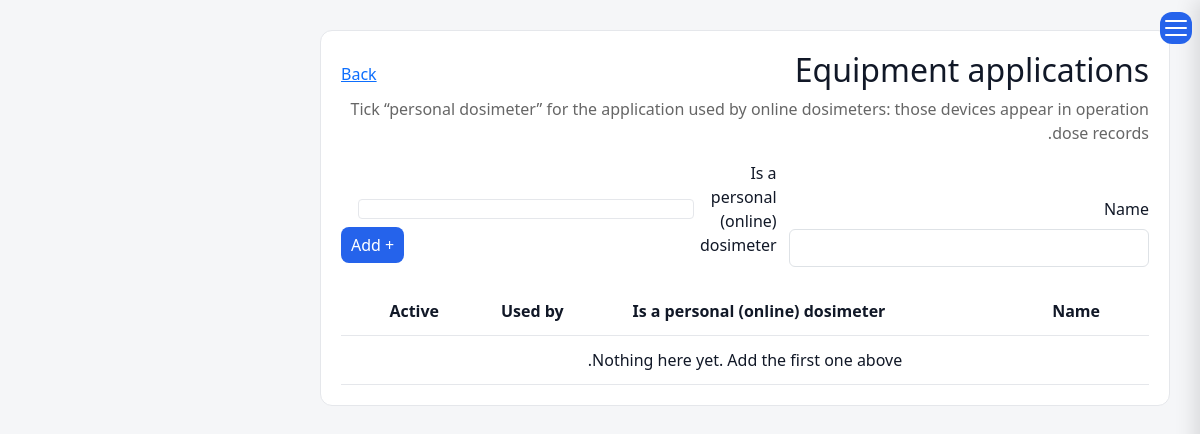
Before: /operation-control/equipment/applications/ (signed in) with the older database file.
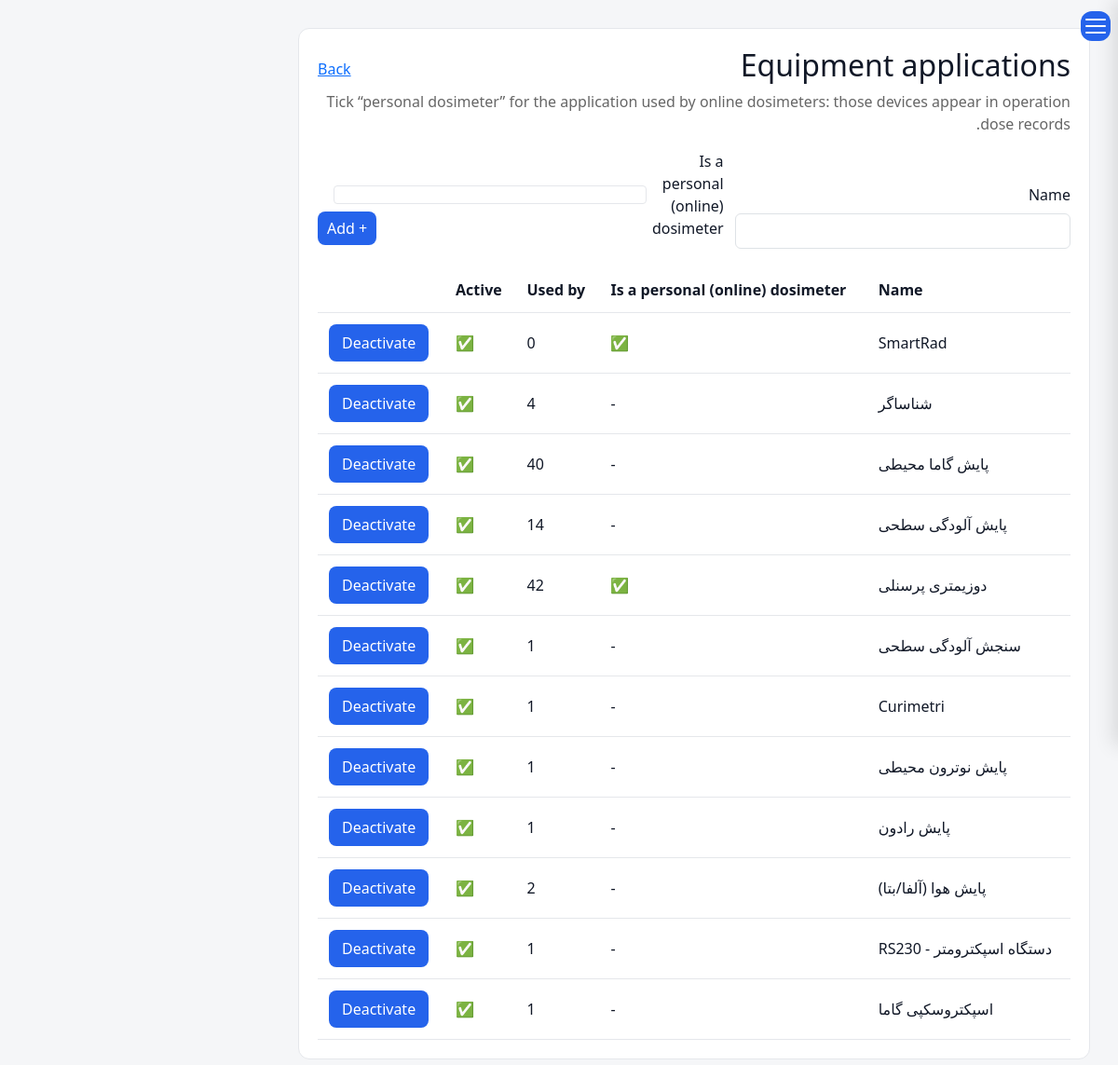
After: the same page with the newer database file.
### operation_control/models.py (models this page shows, shortened)
class Lookup(models.Model):
    name = models.CharField(_("Name"), max_length=150, unique=True)
    is_active = models.BooleanField(_("Active"), default=True)
    sort_order = models.PositiveSmallIntegerField(_("Sort order"), default=0)
    class Meta:
        abstract = True
        ordering = ["sort_order", "name"]

class EquipmentApplication(Lookup):
    is_personal_dosimetry = models.BooleanField(
        _("Is a personal (online) dosimeter"), default=False,
        help_text=_("Devices with this application can be picked in online dose records."),
    )
    class Meta(Lookup.Meta):
        verbose_name = _("Equipment application")
        verbose_name_plural = _("Equipment applications")

### operation_control/views_lookups.py (the view, shortened to what this page needs)
# urls.py: path("equipment/applications/", lk.lookup_list, {"kind": "applications"}, name="oc_application_list"),
@login_required
def lookup_list(request, kind):
    model, title, help_text, extra, usage, back = LOOKUPS[kind]
    fields = ["name"] + ([extra] if extra else [])
    Form = forms.modelform_factory(model, fields=fields)
    form = Form(request.POST or None)
    _bootstrap(form.fields)
    rows = model.objects.annotate(n=Count(usage, distinct=True))
    return render(request, "operation_control/lookup_list.html", {
        "form": form, "rows": rows, "title": title, "help_text": help_text, "extra": extra,
        "extra_label": model._meta.get_field(extra).verbose_name if extra else "", "back": back})

### operation_control/forms.py (called while the page is built)
def _bootstrap(fields):
    for field in fields.values():
        existing = field.widget.attrs.get("class", "")
        if isinstance(field.widget, forms.CheckboxInput):
            if "form-check-input" not in existing:
                field.widget.attrs["class"] = f"{existing} form-check-input".strip()
        elif "form-control" not in existing and "form-select" not in existing:
            field.widget.attrs["class"] = f"{existing} form-control".strip()

### templates/operation_control/lookup_list.html (shortened to what this page needs)
{% extends "base.html" %}
{% load i18n %}
{% block content %}
<div class="content" style="max-width:850px;">
  <div style="display:flex; justify-content:space-between; align-items:center;">
    <h2>{{ title }}</h2>
    <a href="{% url back %}" class="btn-gray">{% trans "Back" %}</a>
  </div>
  <p style="color:#666;">{{ help_text }}</p>
  <form method="post" style="display:flex; gap:12px; align-items:flex-end; flex-wrap:wrap; margin-bottom:20px;">
    {% for field in form %}
      <div style="flex:1; min-width:200px;">
        {% if field.field.widget.input_type == "checkbox" %}
          <div class="form-check" style="padding-bottom:8px;">{{ field }} <label class="form-check-label">{{ field.label }}</label></div>
        {% else %}
          <label class="form-label">{{ field.label }}</label>{{ field }}
        {% endif %}
      </div>
    {% endfor %}
    <button type="submit" class="btn-blue" style="margin-bottom:4px;">+ {% trans "Add" %}</button>
  </form>
  <table>
    <thead><tr><th>{% trans "Name" %}</th>{% if extra %}<th>{{ extra_label }}</th>{% endif %}<th>{% trans "Used by" %}</th><th>{% trans "Active" %}</th><th></th></tr></thead>
    <tbody>
    {% for r in rows %}
      <tr>
        <td>{{ r.name }}</td>
        {% if extra %}<td>{% if extra == "is_personal_dosimetry" %}{% if r.is_personal_dosimetry %}✅{% else %}-{% endif %}{% else %}{{ r.location|default:"-" }}{% endif %}</td>{% endif %}
        <td>{% if kind == "applications" and r.n %}<a href="{% url 'oc_equipment_list' %}?key=application&value={{ r.pk }}">{{ r.n }} {% trans "device(s)" %}</a>{% else %}{{ r.n }}{% endif %}</td>
        <td>{% if r.is_active %}✅{% else %}⛔{% endif %}</td>
        <td>
          <form method="post" style="display:inline;">{% csrf_token %}
            <button type="submit" name="toggle" value="{{ r.pk }}" class="btn-gray">{% if r.is_active %}{% trans "Deactivate" %}{% else %}{% trans "Activate" %}{% endif %}</button>
          </form>
        </td>
      </tr>
    {% empty %}<tr><td colspan="5" class="text-center">{% trans "Nothing here yet. Add the first one above." %}</td></tr>{% endfor %}
    </tbody>
  </table>
</div>
{% endblock %}

### templates/base.html (shortened to what this page needs)
{% load static %}
{% load i18n %}
{% get_current_language as CURRENT_LANGUAGE %}
<!DOCTYPE html>
<html
    lang="{{ CURRENT_LANGUAGE }}"
    dir="{% if CURRENT_LANGUAGE == 'fa' %}rtl{% else %}ltr{% endif %}"
    class="{% if CURRENT_LANGUAGE == 'fa' %}rtl{% else %}ltr{% endif %}"
>
<head>
<link href="{% static 'css/bootstrap.min.css' %}" rel="stylesheet">
<link rel="stylesheet"
      href="{% static 'vendor/jalali-datepicker/jalali-datepicker.css' %}">
<link rel="stylesheet" href="{% static 'css/base.css' %}">
</head>
<body>
<button class="menu-btn" id="toggleSidebar">
    <span></span>
    <span></span>
    <span></span>
</button>
    {% load i18n %}
{% get_current_language as LANGUAGE_CODE %}
<main class="main" id="main">
    {% block content %}
    {% endblock %}
</main>
</body>
</html>

### static/css/base.css (style rules this page uses)
html[dir="rtl"] .form-check { display: flex; flex-direction: row-reverse; justify-content: flex-end; align-items: center; gap: 0.35rem; }
html[dir="rtl"] .form-check-input { float: none; margin: 0 !important; position: static; }
html[dir="rtl"] .form-check-label { margin: 0; }
* { margin:0; padding:0; box-sizing:border-box; }
html.rtl { font-family:Vazirmatn,sans-serif; }
:root { --bg: #f5f6f8; --card: #ffffff; --text: #111827; --muted: #6b7280; --border: #e5e7eb; --primary: #2563eb; --sidebar: #1f2937; --sidebar-text: #374151; }
body { background: var(--bg); color: var(--text); }
html.rtl .menu-btn { position: fixed; top: 12px; right: 8px; width: 32px; height: 32px; padding: 5px; border: none; border-radius: 12px; background: #2563eb; display: flex; flex-direction: column; justify-content: center; align-items: center; gap: 5px; cursor: pointer; z-index: 1200; transition: transform .25s ease, background .2s; }
.menu-btn span { width:22px; height:2px; background:white; border-radius:5px; transition:.25s; }
.main { padding:30px; text-align:start; }
.content { background: var(--card); padding: 20px; border-radius: 12px; border: 1px solid var(--border); }
th, td { padding: 12px; border-bottom: 1px solid var(--border); text-align: left; }
th { background: rgba(0,0,0,0.03); }
input:not(.form-control), select:not(.form-select), textarea:not(.form-control) { width: 100%; padding: 9px; margin-top: 5px; margin-bottom: 15px; border: 1px solid var(--border); border-radius: 8px; background: var(--card); color: var(--text); }
button { background: var(--primary); color: white; padding: 8px 14px; border: none; border-radius: 8px; cursor: pointer; }
table { width: max-content; min-width: 100%; border-collapse: collapse; }
.btn-blue { background: #2563eb; color: white; padding: 6px 10px; border-radius: 8px; text-decoration: none; }
table thead th { position: sticky; top: 0; background: var(--card); z-index: 10; }

Changed rows visible on the page:
added EquipmentApplication: name "SmartRad", n "0", {{ r.pk }} 1 (drawn)
added EquipmentApplication: name "شناساگر", n "4", {{ r.pk }} 2 (drawn)
added EquipmentApplication: name "پایش گاما محیطی", n "40", {{ r.pk }} 3 (drawn)
added EquipmentApplication: name "پایش آلودگی سطحی", n "14", {{ r.pk }} 4 (drawn)
added EquipmentApplication: name "دوزیمتری پرسنلی", n "42", {{ r.pk }} 5 (drawn)
added EquipmentApplication: name "سنجش آلودگی سطحی", n "1", {{ r.pk }} 6 (drawn)
added EquipmentApplication: name "Curimetri", n "1", {{ r.pk }} 7 (drawn)
added EquipmentApplication: name "پایش نوترون محیطی", n "1", {{ r.pk }} 8 (drawn)
added EquipmentApplication: name "پایش رادون", n "1", {{ r.pk }} 9 (drawn)
added EquipmentApplication: name "پایش هوا (آلفا/بتا)", n "2", {{ r.pk }} 10 (drawn)
added EquipmentApplication: name "دستگاه اسپکترومتر - RS230", n "1", {{ r.pk }} 11 (drawn)
added EquipmentApplication: name "اسپکتروسکپی گاما", n "1", {{ r.pk }} 12 (drawn)
Other visible differences:
text no longer shown: "Nothing here yet. Add the first one above."
